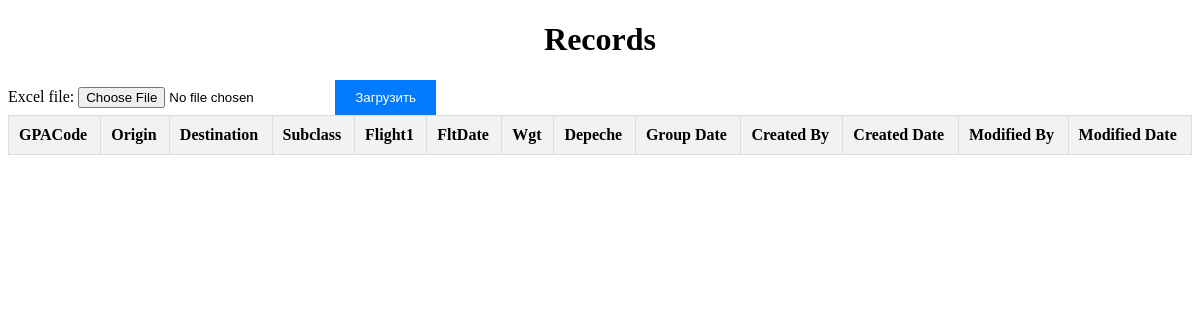
Page /records/ on the earlier database version.
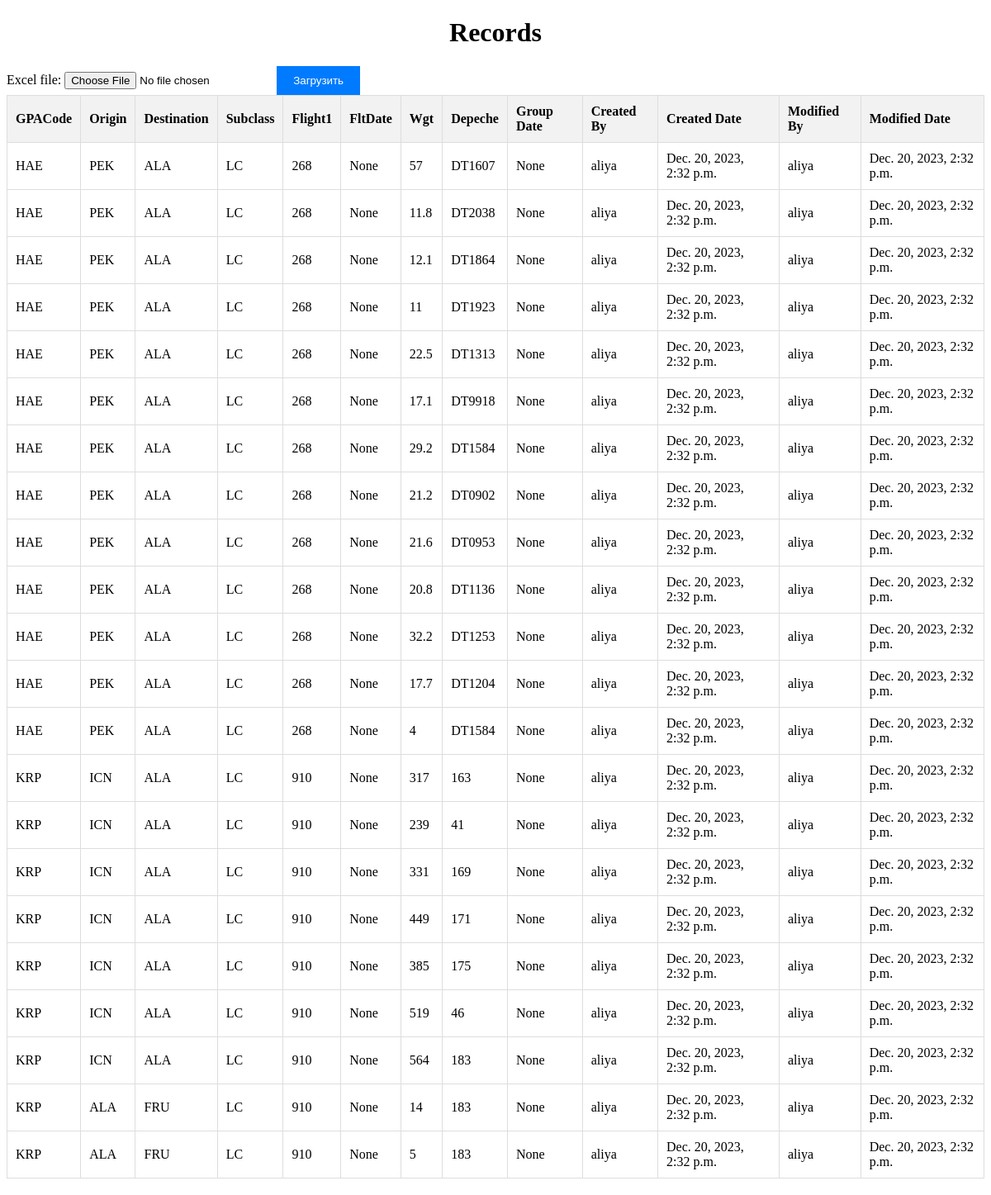
Same page on the later database version.
### admin_module/models.py (models this page shows)
class Records(models.Model):
    GPACode = models.CharField(max_length=255)
    Origin = models.CharField(max_length=255)
    Destination = models.CharField(max_length=255)
    Subclass = models.CharField(max_length=255)
    Flight1 = models.CharField(max_length=255)
    FltDate = models.DateField()
    Wgt = models.FloatField()
    Depeche = models.CharField(max_length=255)
    GroupDate = models.DateField()
    created_by = models.CharField(max_length=10, verbose_name='Логин, кем создана запись')
    created_date = models.DateTimeField(auto_now_add=True, verbose_name='Дата создания')
    modified_by = models.CharField(max_length=10, verbose_name='Логин, вносивший изменение')
    modified_date = models.DateTimeField(auto_now=True, verbose_name='Дата изменения')

### admin_module/views.py (the view)
# urls.py: path('records/',views.records, name="records"),
def records(request):
    if request.method == 'POST':
        form = ExcelImportForm(request.POST, request.FILES)
        if form.is_valid():
            excel_file = request.FILES['excel_file']
            df = pd.read_excel(excel_file)
            for index, row in df.iterrows():
                Records.objects.create(
                    GPACode=row['GPACode'],
                    Origin=row['Origin'],
                    Destination=row['Destination'],
                    Subclass=row['Subclass'],
                    Flight1=row['Flight1'],
                    FltDate=row['FltDate'],
                    Wgt=row['Wgt'],
                    Depeche=row['Depeche'],
                    GroupDate=row['Group Date'],
                    created_by=request.user.username,
                    modified_by=request.user.username,
                    created_date = timezone.now(),
                    modified_date = timezone.now()
                )
            return redirect('admin_module:records')
    else:
        form = ExcelImportForm()
    records = Records.objects.all()
    return render(request, 'admin_module/records.html', {'records': records, 'form': form})

### admin_module/forms.py (shortened to what this page needs)
class ExcelImportForm(forms.Form):
    excel_file = forms.FileField()

### admin_module/templates/admin_module/records.html (shortened to what this page needs)
<!DOCTYPE html>
{% load static %}
<html>
<head>
    <link rel="stylesheet" href="{% static 'style.css' %}">
</head>
<body>
    <h1>Records</h1>
    <form method="post" enctype="multipart/form-data">
        {{ form }}
        <button type="submit">Загрузить</button>
    </form>
    <table>
        <thead>
            <tr>
                <th>GPACode</th>
                <th>Origin</th>
                <th>Destination</th>
                <th>Subclass</th>
                <th>Flight1</th>
                <th>FltDate</th>
                <th>Wgt</th>
                <th>Depeche</th>
                <th>Group Date</th>
                <th>Created By</th>
                <th>Created Date</th>
                <th>Modified By</th>
                <th>Modified Date</th>
            </tr>
        </thead>
        <tbody>
            {% for record in records %}
                <tr>
                    <td>{{ record.GPACode }}</td>
                    <td>{{ record.Origin }}</td>
                    <td>{{ record.Destination }}</td>
                    <td>{{ record.Subclass }}</td>
                    <td>{{ record.Flight1 }}</td>
                    <td>{{ record.FltDate }}</td>
                    <td>{{ record.Wgt }}</td>
                    <td>{{ record.Depeche }}</td>
                    <td>{{ record.GroupDate }}</td>
                    <td>{{ record.created_by }}</td>
                    <td>{{ record.created_date }}</td>
                    <td>{{ record.modified_by }}</td>
                    <td>{{ record.modified_date }}</td>
                </tr>
            {% endfor %}
        </tbody>
    </table>
</body>
</html>

Differences in the rows shown:
added Records: GPACode "HAE", Origin "PEK", Destination "ALA", Subclass "LC", Flight1 "268", FltDate "None", Wgt "57", Depeche "DT1607", GroupDate "None", created_by "aliya", created_date "Dec. 20, 2023, 2:32 p.m.", modified_by "aliya", modified_date "Dec. 20, 2023, 2:32 p.m."
added Records: GPACode "HAE", Origin "PEK", Destination "ALA", Subclass "LC", Flight1 "268", FltDate "None", Wgt "11.8", Depeche "DT2038", GroupDate "None", created_by "aliya", created_date "Dec. 20, 2023, 2:32 p.m.", modified_by "aliya", modified_date "Dec. 20, 2023, 2:32 p.m."
added Records: GPACode "HAE", Origin "PEK", Destination "ALA", Subclass "LC", Flight1 "268", FltDate "None", Wgt "12.1", Depeche "DT1864", GroupDate "None", created_by "aliya", created_date "Dec. 20, 2023, 2:32 p.m.", modified_by "aliya", modified_date "Dec. 20, 2023, 2:32 p.m."
added Records: GPACode "HAE", Origin "PEK", Destination "ALA", Subclass "LC", Flight1 "268", FltDate "None", Wgt "11", Depeche "DT1923", GroupDate "None", created_by "aliya", created_date "Dec. 20, 2023, 2:32 p.m.", modified_by "aliya", modified_date "Dec. 20, 2023, 2:32 p.m."
added Records: GPACode "HAE", Origin "PEK", Destination "ALA", Subclass "LC", Flight1 "268", FltDate "None", Wgt "22.5", Depeche "DT1313", GroupDate "None", created_by "aliya", created_date "Dec. 20, 2023, 2:32 p.m.", modified_by "aliya", modified_date "Dec. 20, 2023, 2:32 p.m."
added Records: GPACode "HAE", Origin "PEK", Destination "ALA", Subclass "LC", Flight1 "268", FltDate "None", Wgt "17.1", Depeche "DT9918", GroupDate "None", created_by "aliya", created_date "Dec. 20, 2023, 2:32 p.m.", modified_by "aliya", modified_date "Dec. 20, 2023, 2:32 p.m."
added Records: GPACode "HAE", Origin "PEK", Destination "ALA", Subclass "LC", Flight1 "268", FltDate "None", Wgt "29.2", Depeche "DT1584", GroupDate "None", created_by "aliya", created_date "Dec. 20, 2023, 2:32 p.m.", modified_by "aliya", modified_date "Dec. 20, 2023, 2:32 p.m."
added Records: GPACode "HAE", Origin "PEK", Destination "ALA", Subclass "LC", Flight1 "268", FltDate "None", Wgt "21.2", Depeche "DT0902", GroupDate "None", created_by "aliya", created_date "Dec. 20, 2023, 2:32 p.m.", modified_by "aliya", modified_date "Dec. 20, 2023, 2:32 p.m."
added Records: GPACode "HAE", Origin "PEK", Destination "ALA", Subclass "LC", Flight1 "268", FltDate "None", Wgt "21.6", Depeche "DT0953", GroupDate "None", created_by "aliya", created_date "Dec. 20, 2023, 2:32 p.m.", modified_by "aliya", modified_date "Dec. 20, 2023, 2:32 p.m."
added Records: GPACode "HAE", Origin "PEK", Destination "ALA", Subclass "LC", Flight1 "268", FltDate "None", Wgt "20.8", Depeche "DT1136", GroupDate "None", created_by "aliya", created_date "Dec. 20, 2023, 2:32 p.m.", modified_by "aliya", modified_date "Dec. 20, 2023, 2:32 p.m."
added Records: GPACode "HAE", Origin "PEK", Destination "ALA", Subclass "LC", Flight1 "268", FltDate "None", Wgt "32.2", Depeche "DT1253", GroupDate "None", created_by "aliya", created_date "Dec. 20, 2023, 2:32 p.m.", modified_by "aliya", modified_date "Dec. 20, 2023, 2:32 p.m."
added Records: GPACode "HAE", Origin "PEK", Destination "ALA", Subclass "LC", Flight1 "268", FltDate "None", Wgt "17.7", Depeche "DT1204", GroupDate "None", created_by "aliya", created_date "Dec. 20, 2023, 2:32 p.m.", modified_by "aliya", modified_date "Dec. 20, 2023, 2:32 p.m."
added Records: GPACode "HAE", Origin "PEK", Destination "ALA", Subclass "LC", Flight1 "268", FltDate "None", Wgt "4", Depeche "DT1584", GroupDate "None", created_by "aliya", created_date "Dec. 20, 2023, 2:32 p.m.", modified_by "aliya", modified_date "Dec. 20, 2023, 2:32 p.m."
added Records: GPACode "KRP", Origin "ICN", Destination "ALA", Subclass "LC", Flight1 "910", FltDate "None", Wgt "317", Depeche "163", GroupDate "None", created_by "aliya", created_date "Dec. 20, 2023, 2:32 p.m.", modified_by "aliya", modified_date "Dec. 20, 2023, 2:32 p.m."
added Records: GPACode "KRP", Origin "ICN", Destination "ALA", Subclass "LC", Flight1 "910", FltDate "None", Wgt "239", Depeche "41", GroupDate "None", created_by "aliya", created_date "Dec. 20, 2023, 2:32 p.m.", modified_by "aliya", modified_date "Dec. 20, 2023, 2:32 p.m."
added Records: GPACode "KRP", Origin "ICN", Destination "ALA", Subclass "LC", Flight1 "910", FltDate "None", Wgt "331", Depeche "169", GroupDate "None", created_by "aliya", created_date "Dec. 20, 2023, 2:32 p.m.", modified_by "aliya", modified_date "Dec. 20, 2023, 2:32 p.m."
added Records: GPACode "KRP", Origin "ICN", Destination "ALA", Subclass "LC", Flight1 "910", FltDate "None", Wgt "449", Depeche "171", GroupDate "None", created_by "aliya", created_date "Dec. 20, 2023, 2:32 p.m.", modified_by "aliya", modified_date "Dec. 20, 2023, 2:32 p.m."
added Records: GPACode "KRP", Origin "ICN", Destination "ALA", Subclass "LC", Flight1 "910", FltDate "None", Wgt "385", Depeche "175", GroupDate "None", created_by "aliya", created_date "Dec. 20, 2023, 2:32 p.m.", modified_by "aliya", modified_date "Dec. 20, 2023, 2:32 p.m."
added Records: GPACode "KRP", Origin "ICN", Destination "ALA", Subclass "LC", Flight1 "910", FltDate "None", Wgt "519", Depeche "46", GroupDate "None", created_by "aliya", created_date "Dec. 20, 2023, 2:32 p.m.", modified_by "aliya", modified_date "Dec. 20, 2023, 2:32 p.m."
added Records: GPACode "KRP", Origin "ICN", Destination "ALA", Subclass "LC", Flight1 "910", FltDate "None", Wgt "564", Depeche "183", GroupDate "None", created_by "aliya", created_date "Dec. 20, 2023, 2:32 p.m.", modified_by "aliya", modified_date "Dec. 20, 2023, 2:32 p.m."
added Records: GPACode "KRP", Origin "ALA", Destination "FRU", Subclass "LC", Flight1 "910", FltDate "None", Wgt "14", Depeche "183", GroupDate "None", created_by "aliya", created_date "Dec. 20, 2023, 2:32 p.m.", modified_by "aliya", modified_date "Dec. 20, 2023, 2:32 p.m."
added Records: GPACode "KRP", Origin "ALA", Destination "FRU", Subclass "LC", Flight1 "910", FltDate "None", Wgt "5", Depeche "183", GroupDate "None", created_by "aliya", created_date "Dec. 20, 2023, 2:32 p.m.", modified_by "aliya", modified_date "Dec. 20, 2023, 2:32 p.m."
